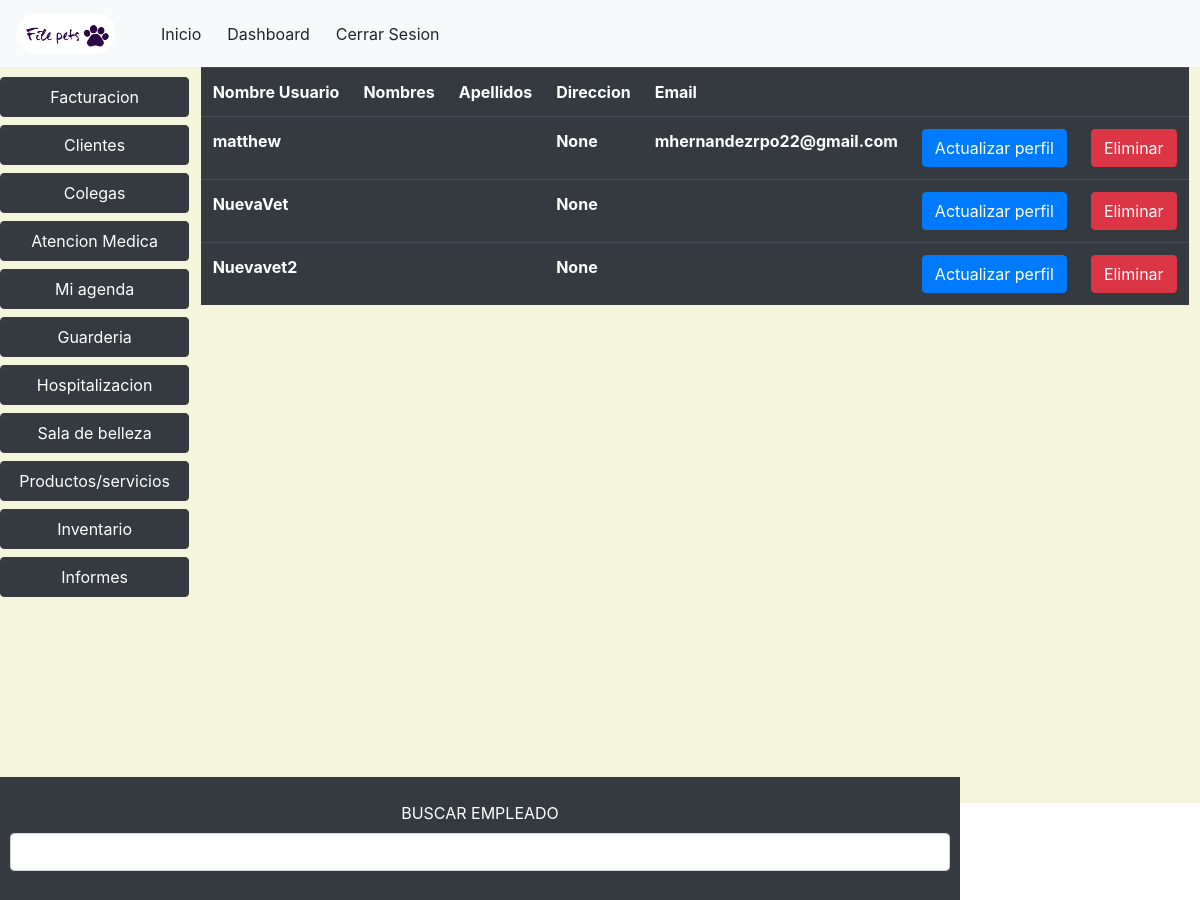
Page /ver/empleados (signed in, upper part) on the earlier database version.
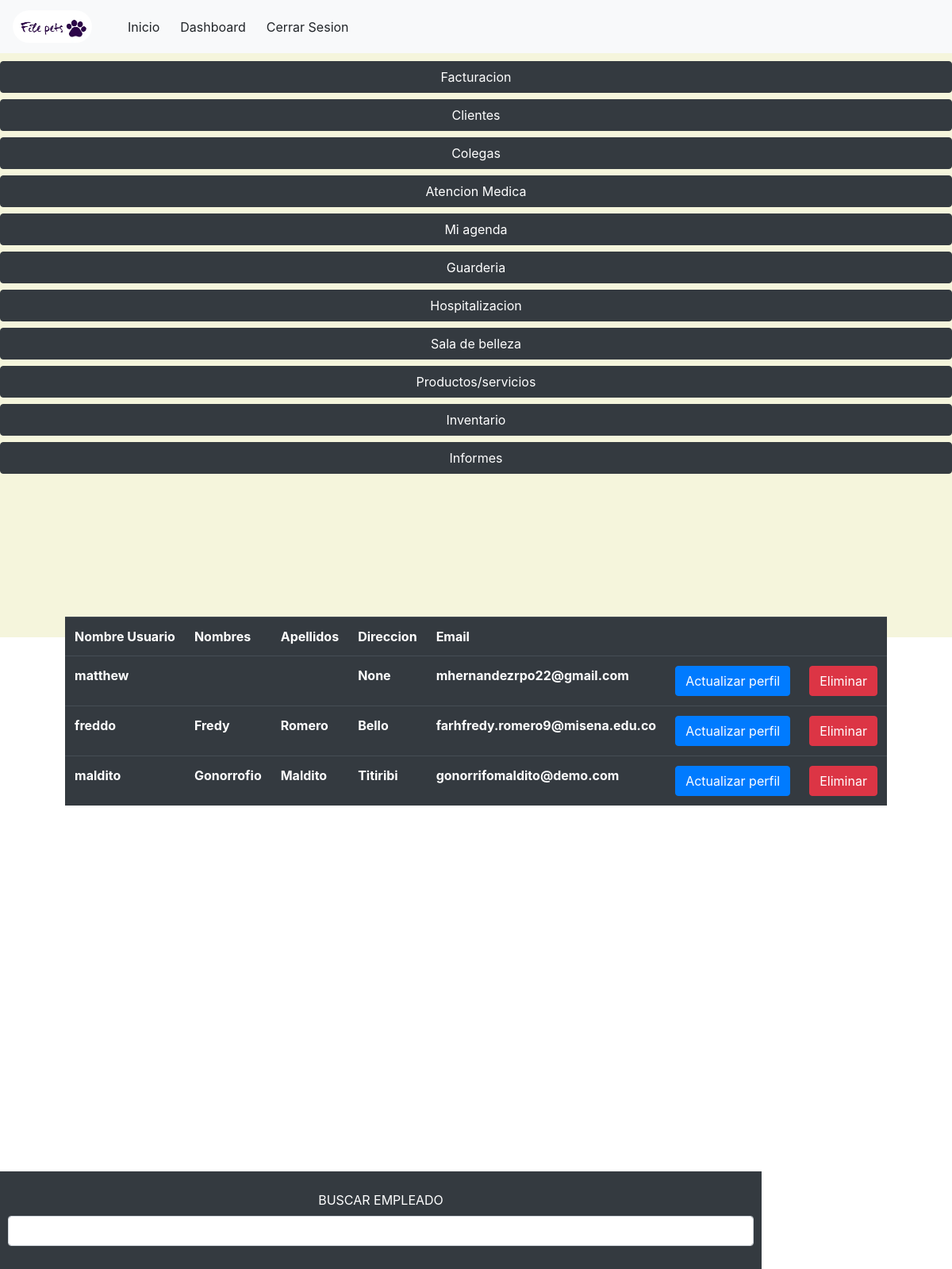
Same page on the later database version.
### veterinary/models.py (models this page shows, shortened)
class User(AbstractUser):
    direccion = models.CharField(max_length=50,blank=True, null= True)
    veterinary = models.ForeignKey(Veterinary, on_delete=models.PROTECT,null=True,blank=True)

### veterinary/views.py (the view)
# urls.py: path("ver/empleados",views.detailEmployee,name='detailEmployee'),
@login_required(login_url='login')
def detailEmployee(request):
    if request.method =='POST':
        employee = User.objects.filter(name__contains = request.POST.get ('search', ''))
    else:
        employee = User.objects.all()
    context = {'employees':employee}
    return render (request, 'veterinary/detailEmployee.html', context)

### templates/veterinary/detailEmployee.html (shortened to what this page needs)
{% extends 'layout/base.html' %}
{% block 'style' %}
{% load static %}
<link rel="stylesheet" href="{% static 'css/estilo.css' %}">
{% endblock %}
{% block 'header' %}
{% include 'layout/partials/headerbase.html' %}
{% endblock %}
{% block 'content' %}
<div class="left-menu">
  <div class="caja1">
    {% include 'layout/partials/leftmenu.html' %}
  </div>
  <div class="caja2">
    <div style="width: 80%; background-color: rgb(52,58,64);color:white; text-align: center;padding-left: 10px;padding-right: 10px;">
        <form action="" method="POST" style="margin-top:3vh ;">
            <label >BUSCAR EMPLEADO</label>
            <input type="text" class="form-control" name="search">
        </form>
    </div>
  </div>
  <div class="caja3">
    <div>
        <table class="table table-dark">
            <tr>
                <th>Nombre Usuario</th>
                <th>Nombres</th>
                <th>Apellidos</th>
                <th>Direccion</th>
                <th>Email</th>
                <th></th>
                <th></th>
              </tr>
        {% for employee in employees %}
            <tr>
                <th>{{employee.username}}</th>
                <th>{{employee.first_name}}</th>
                <th>{{employee.last_name}}</th>
                <th>{{employee.direccion}}</th>
                <th>{{employee.email}}</th>
                <th><a href="{% url 'updateEmployee' id=employee.id %}" class="btn btn-primary">Actualizar perfil</a></th>
                <th><button onclick = "borrar('{{employee.id}}')" class="btn btn-danger">Eliminar</button></th>
        {% endfor %}
        </table>
    </div>
  </div>
</div>
{% endblock %}

Differences in the rows shown:
removed User: username "NuevaVet", direccion "None"
removed User: username "Nuevavet2", direccion "None"
added User: username "freddo", first_name "Fredy", last_name "Romero", direccion "Bello", email "farhfredy.romero9@misena.edu.co"
added User: username "maldito", first_name "Gonorrofio", last_name "Maldito", direccion "Titiribi", email "gonorrifomaldito@demo.com"
